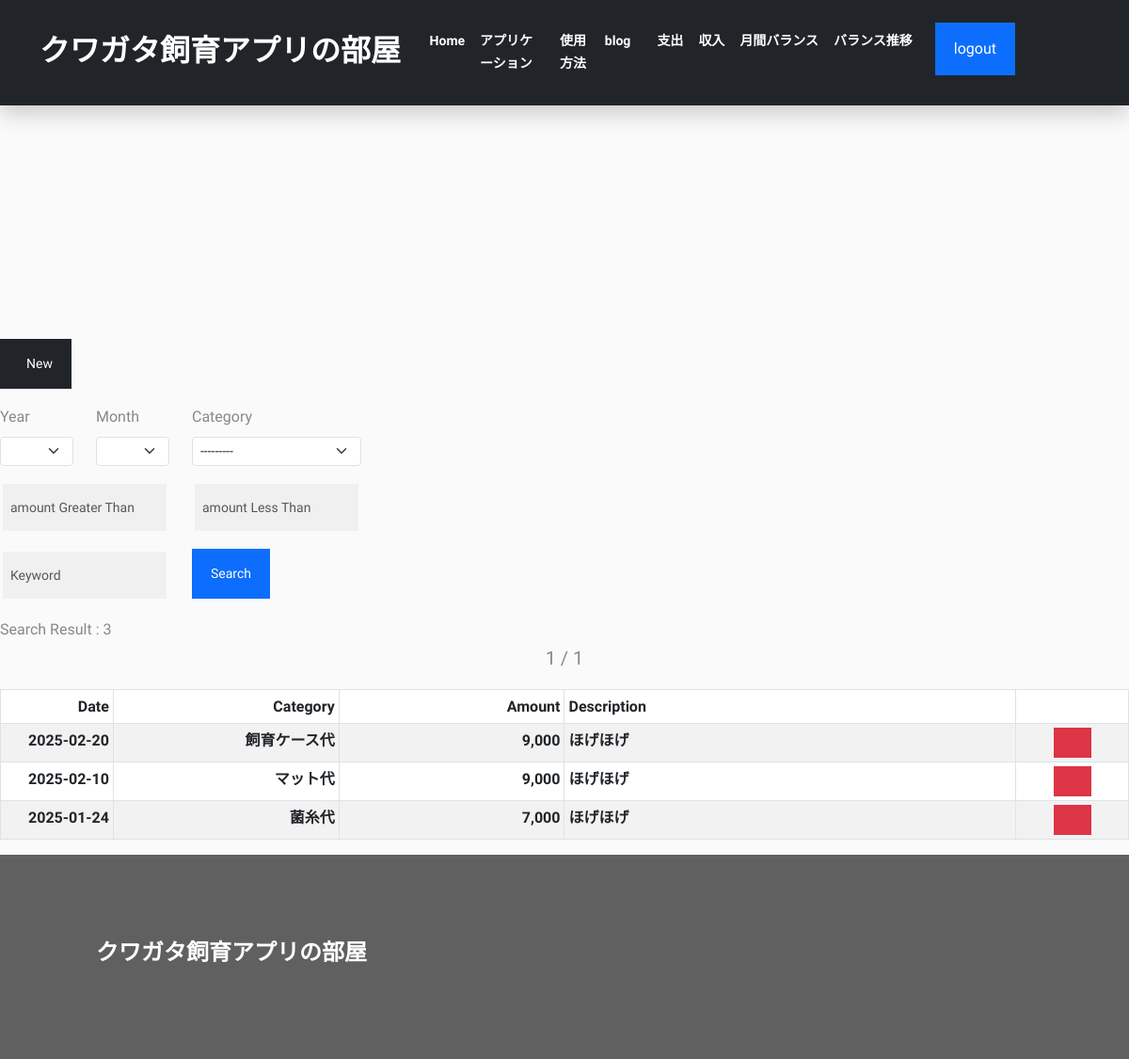
The app's page / (signed in) with its own data.
### kakeibo/models.py (models this page shows)
class Payment(models.Model):
    user = models.ForeignKey(User, on_delete=models.CASCADE)
    date = models.DateField('日付')
    amount = models.IntegerField('金額')
    category = models.ForeignKey(PaymentCategory, on_delete=models.PROTECT, verbose_name='カテゴリ')
    description = models.TextField('摘要', null=True, blank=True)

class PaymentCategory(models.Model):
    name = models.CharField('カテゴリ名', max_length=32)
    def __str__(self):
        return self.name

### kakeibo/views.py (the view, shortened to what this page needs)
# urls.py: path('', login_required(views.PaymentList.as_view()), name='payment_list'),
class PaymentList(LoginRequiredMixin,generic.ListView):
    template_name = 'payment_list.html'
    model = Payment
    ordering = '-date'
    paginate_by = 10
    def get_queryset(self):
        queryset = super().get_queryset().filter(user=self.request.user)
        self.form = form = PaymentSearchForm(self.request.GET or None)
        return queryset
    def get_context_data(self, **kwargs):
        context = super().get_context_data(**kwargs)
        context['search_form'] = self.form
        context['create_form'] = PaymentCreateForm
        context['action_url'] = '/payment_create/'
        return context

### kakeibo/my_context_processor.py (called while the page is built)
def common(request):
    now = datetime.now()
    return {"now_year": now.year,
            "now_month": now.month}

### templates/payment_list.html (shortened to what this page needs)
{% extends 'base.html' %}
{% load static %}
{% load humanize %}
{% block nav %}
                <div class="container">
                  <div class="collapse navbar-collapse" id="navbarNav">
                    <ul class="navbar-nav">
                      <li class="nav-item">
                        <a class="nav-link text-white" href="{% url 'kakeibo:payment_list'%}">支出</a>
                      </li>
                      <li class="nav-item">
                        <a class="nav-link text-white" href="{% url 'kakeibo:income_list'%}">
                          収入
                        </a>
                      </li>
                      <li class="nav-item">
                        <a class="nav-link text-white" href="{% url 'kakeibo:monthly_balance' now_year now_month%}">
                          月間バランス
                        </a>
                      </li>
                      <li class="nav-item">
                        <a class="nav-link text-white" href="{% url 'kakeibo:balance_transition' %}">
                          バランス推移
                        </a>
                      </li>
                      {% endblock %}
{% block content %}
<button type="button" class="mb-2 btn btn-sm btn-rounded btn-dark">
  <span class="ls-widest text-white"><a href="{% url 'kakeibo:payment_create' %}" class="text-white">New</a></span>
</button>
<link rel="stylesheet" href="{% static 'style1.css' %}">
{% include "payment_search_form.html" %}
<div class="mt-3"> Search Result : {{ page_obj.paginator.count|intcomma }}</div>
{% include "pagination.html" %}
{% include "payment_table.html" %}
{% endblock %}
{% block extrajs %}
{% include "cdn_datepicker.html" %}
{% endblock %}

### templates/payment_table.html (shortened to what this page needs)
{% load humanize %}
<div class="table-responsive">
  <table class="table table-sm table-striped table-bordered">
      {% include "thead.html" %}
    <tbody>
      {% for payment in payment_list %}
      <tr>
        <th class="text-end">{{ payment.date|date:'Y-m-d' }}</th>
        <th class="text-end">{{ payment.category }}</th>
        <th class="text-end">{{ payment.amount|intcomma}}</th>
        <th class="text-start">
          {% if payment.description %}
          {{ payment.description }}
          {% endif %}
        </th>
        <th class="text-center">
          <button type="button" class="btn btn-floating btn-danger delete-modal-button"
          data-mdb-toggle="modal"
          data-mdb-target="#itemDeleteModal"
          data-deleteurl="{% url 'kakeibo:payment_delete' payment.pk %}"
          data-date="{{ payment.date|date:'Y-m-d' }}"
          data-category="{{ payment.category }}"
          data-amount="{{ payment.amount }}"
          data-description="{{ payment.description }}"
          >
          </button>
        </th>
      </tr>
      {% endfor %}
    </tbody>
  </table>
</div>

### static/style.css (style rules this page uses)
:root { --primary: #0d6efd; --dark: #606061; --body: #888; --box-shadow: 0 8px 22px rgba(0, 0, 0, 0.2); }
body { font-family: Sora, "sans-serif"; line-height: 1.7; color: var(--body); }
a { color: var(--body); text-decoration: none; }
.navbar .nav-link { font-size: 14px; font-weight: 700; }
.navbar .nav-link { color: #fff !important; }
.btn { padding: 14px 18px; border-width: 2px; border-radius: 0; }
form input.form-control { height: 56px; }
form .form-control { border: transparent; border-style: solid; border-radius: 0; background-color: rgba(0, 0, 0, 0.04); }

### static/style1.css (style rules this page uses)
body { font-size: 16px; background-color: #fafafa; }

### records on screen
Payment: date "2025-02-20", category "飼育ケース代", amount "9,000", description "ほげほげ"
Payment: date "2025-02-10", category "マット代", amount "9,000", description "ほげほげ"
Payment: date "2025-01-24", category "菌糸代", amount "7,000", description "ほげほげ"

### other values on screen
{{ page_obj.paginator.count|intcomma }} "3"
{{ page_obj.number }} "1"
{{ page_obj.paginator.num_pages }} "1"
